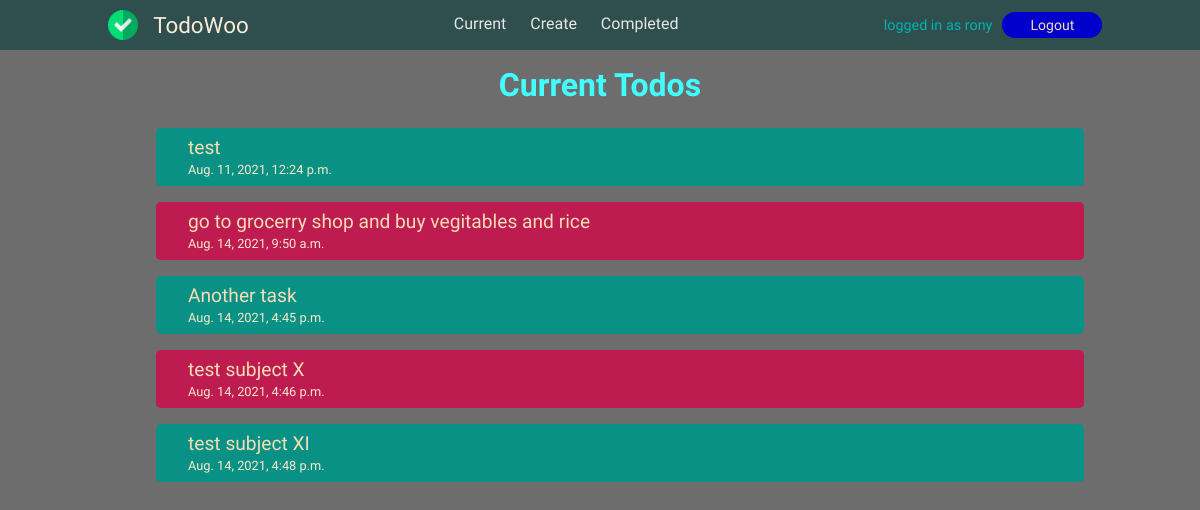
/current/ (signed in), run on an earlier commit of the app's database.
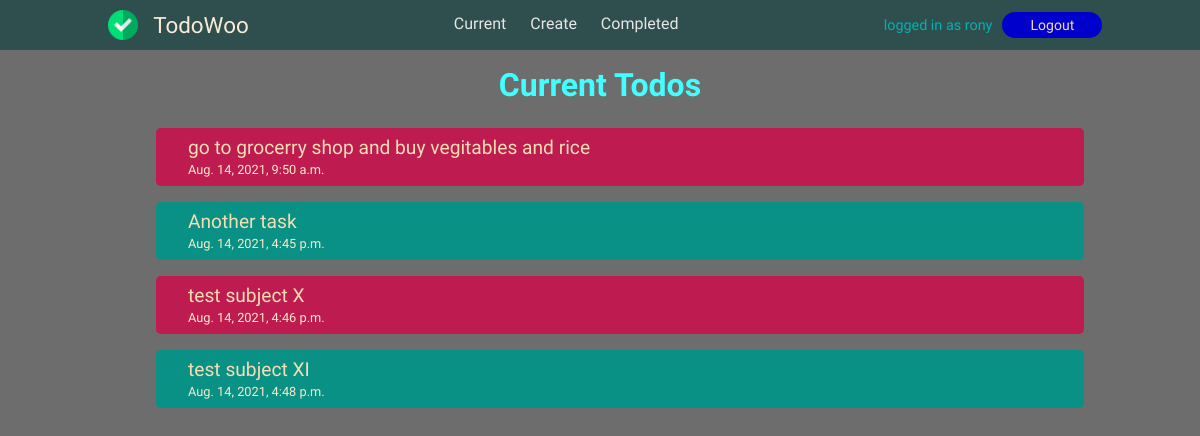
And on a later commit of the database.
### todo/models.py (models this page shows, shortened)
class Todo(models.Model):
    title = models.CharField(max_length=150)
    description = models.TextField(blank=True)
    important = models.BooleanField()
    date_created = models.DateTimeField(auto_now_add=True)
    date_completed = models.DateTimeField(blank=True, null=True)
    author = models.ForeignKey(User, on_delete=models.CASCADE)

### todo/views.py (the view)
# urls.py: path('current/', views.currentodo, name="currentodo"),
@login_required
def currentodo(request):
    todos = Todo.objects.filter(author=request.user, date_completed__isnull=True)
    return render(request, 'todo/currenttodos.html', {'todos': todos})

### todo/templates/todo/currenttodos.html
{% extends 'todo/base.html' %}
{% block content %}
<h2>Current Todos</h2>
<div class="container">
    <ul>
        {% for todo in todos %}
        {% if todo.important %}
        <a href="{% url 'viewtodo' todo.pk %}"><li class="important">
            <span class="todo-title">{{ todo.title }}</span><br>
                <span class="date-created">{{ todo.date_created }}</span>
        </li>
        </a>
        {% else %}
        <a href="{% url 'viewtodo' todo.pk %}"><li class="normal">
            <span class="todo-title">{{ todo.title }}</span><br>
                <span class="date-created">{{ todo.date_created }}</span>
        </li>
        </a>
        {% endif %}
        {% endfor %}
    </ul>
</div>
{% endblock content %}

What changed in the data, as far as the page shows it:
no longer on this page (row edited): Todo: title "test", date_created "Aug. 11, 2021, 12:24 p.m."
